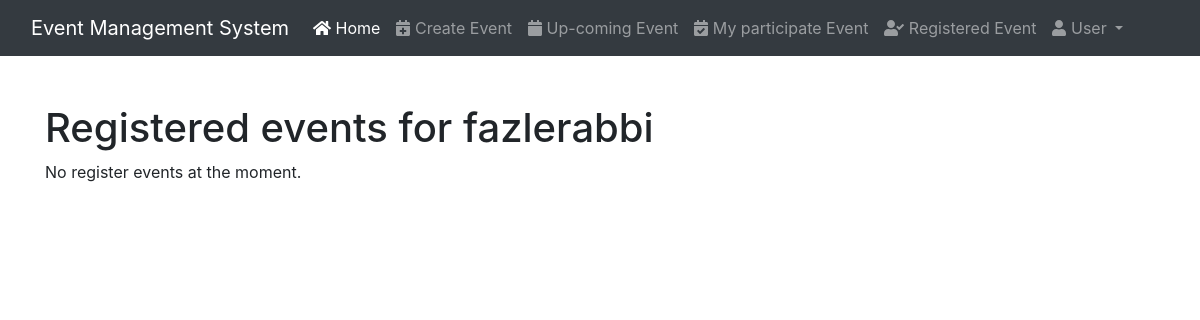
The app's page /event/register/registered_events/ (signed in), older data.
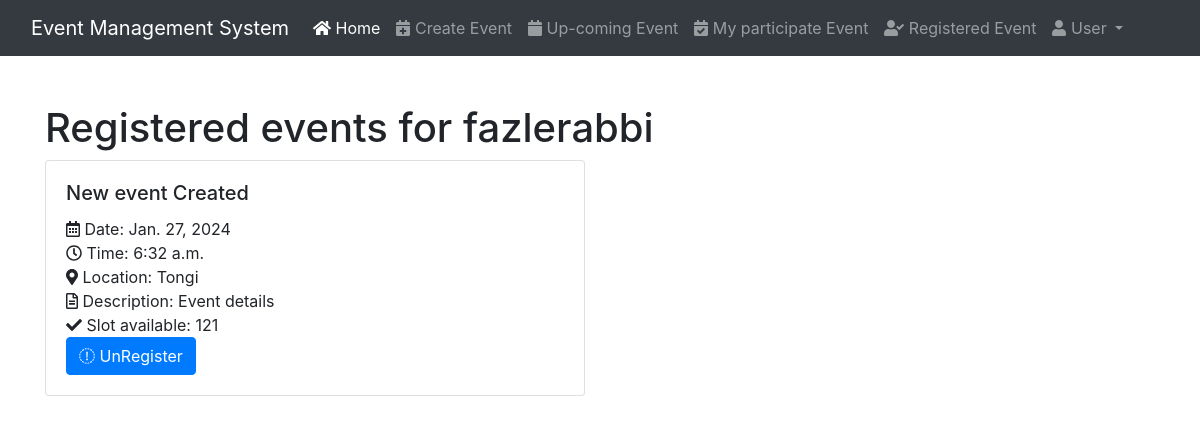
The same page, newer data.
### event/models.py (models this page shows, shortened)
class Registration(models.Model):
    user = models.ForeignKey(User, on_delete=models.CASCADE)
    event = models.ForeignKey(Event, on_delete=models.CASCADE)
    registration_time = models.DateTimeField(auto_now_add=True)

class Event(models.Model):
    title = models.CharField(max_length=100)
    description = models.TextField()
    date = models.DateField()
    time = models.TimeField()
    location = models.CharField(max_length=100)
    slots_available = models.IntegerField()

### event/views.py (the view)
# urls.py: path('event/register/registered_events/', views.user_registered_events, name='registered_events'),
@login_required
def user_registered_events(request):
    user = request.user
    today = timezone.now().date()
    registered_events = Registration.objects.filter(
        user=user,
        event__date__gte=today
    ).select_related('event')
    username = user.get_username()
    context = {
        'username': username,
        'registered_events': registered_events,
    }
    return render(request, 'registered_events.html', context)

### templates/registered_events.html
{% extends 'partials/base.html' %}
{% block content %}
    <div class="container mt-5">
        <h1>Registered events for {{ username }}</h1>
        <div class="row">
            {% for registration in registered_events %}
            <div class="col-md-6">
                <div class="card mb-3">
                    <div class="card-body">
                        <h5 class="card-title">{{ registration.event.title }}</h5>
                        <p class="card-text">
                            <i class="far fa-calendar-alt"></i> Date: {{ registration.event.date }}<br>
                            <i class="far fa-clock"></i> Time: {{ registration.event.time }}<br>
                            <i class="fas fa-map-marker-alt"></i> Location: {{ registration.event.location }}<br>
                            <i class="far fa-file-alt"></i> Description: {{ registration.event.description }}<br>
                            <i class="fa fa-check"></i> Slot available: {{ registration.event.slots_available }}<br>
                         <a href="{% url 'unregister_event' registration.event.id %}" class="btn btn-primary">
                                <i class="fa fa-remove"></i> UnRegister
                            </a>
                        </p>
                    </div>
                </div>
            </div>
            {% empty %}
            <div class="col-md-12">
                <p>No register events at the moment.</p>
            </div>
            {% endfor %}
        </div>
    </div>
{% endblock content %}

Row changes from the older to the newer data that the page shows:
added Registration: event "New event Created", event "Jan. 27, 2024", event.time "6:32 a.m.", event.location "Tongi", event.description "Event details", event.slots_available "121"
Text that changed along with them:
text no longer shown: "No register events at the moment."
